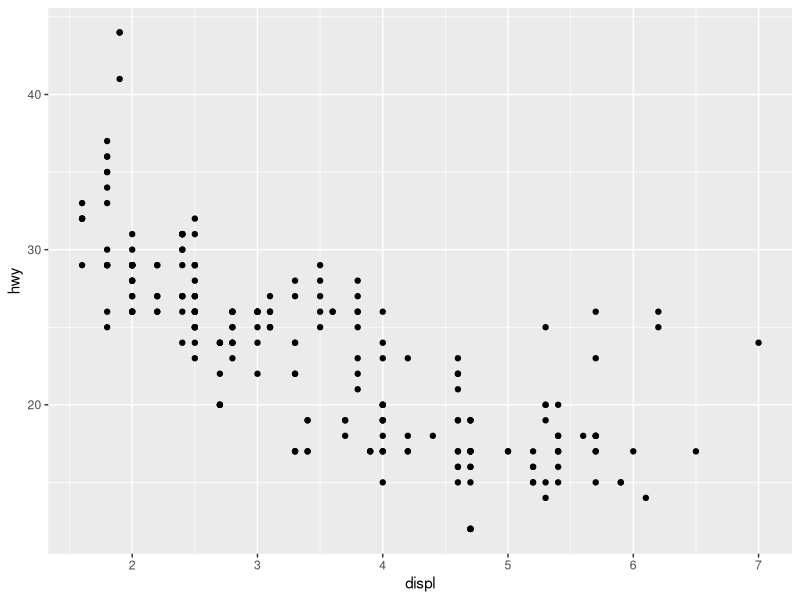
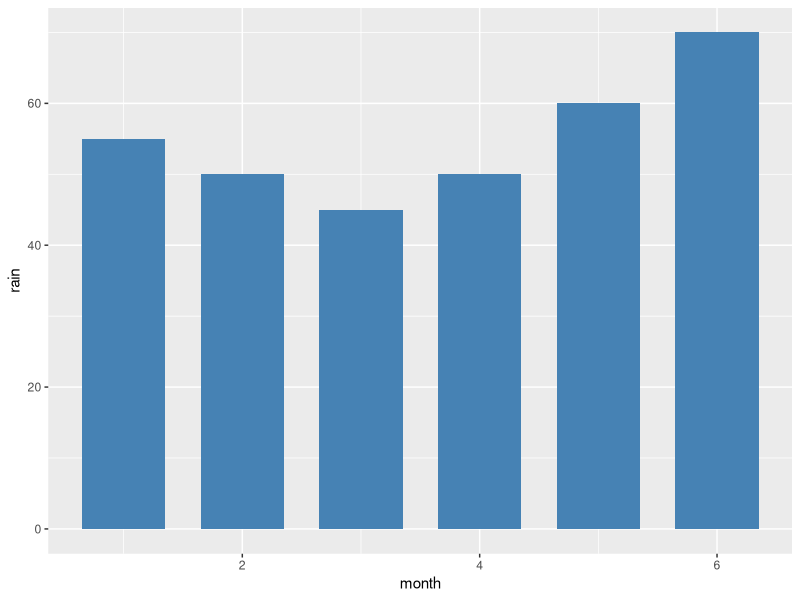
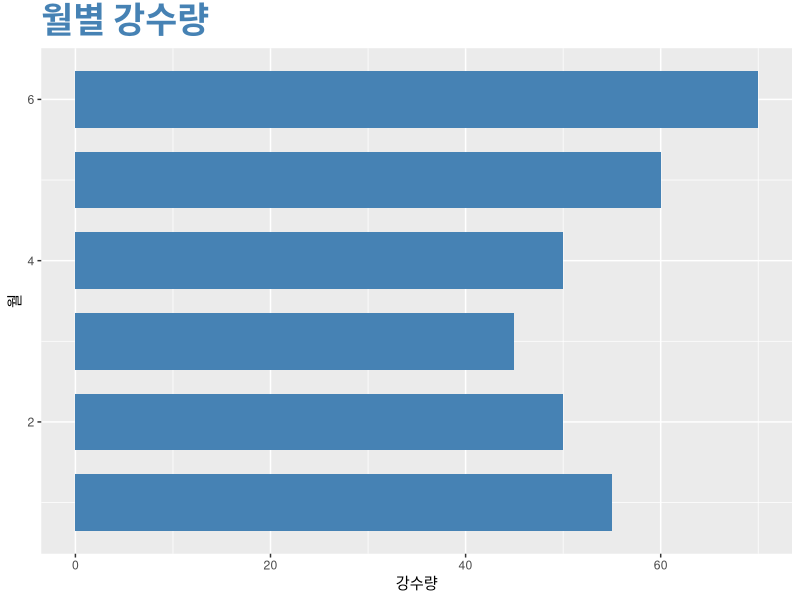

Write the R code that produced these figures, in order.
#
# 2019.12.09(월)
#

install.packages("tidyverse")
library(tidyverse)
require(tidyverse)
library(ggplot2)

dim(mpg)
str(mpg)
head(mpg)
View(mpg)
ggplot(data=mpg)+
  geom_point(mapping=aes(x=displ, y=hwy)) # '+'연산자로 함수 연결, 중량 대 고속도로 연비, 산점도 그리는 함수 


month <- c(1,2,3,4,5,6)
rain <- c(55,50,45,50,60,70)
df <- data.frame(month,rain) # data.frame
df

ggplot(df,aes(x=month, y=rain))+        # mapping 생략, mapping 위치 ggplot/geom_bar  
  geom_bar(stat="identity", width=0.7, fill="steelblue") # bar 막대그래프



ggplot(df,aes(x=month, y=rain))+
   geom_bar(stat="identity", width=0.7, fill="steelblue")+
 ggtitle("월별 강수량")+
 theme(plot.title=element_text(size=25, face="bold",
                              colour="steelblue"))+
labs(x="월", y="강수량")+coord_flip()


